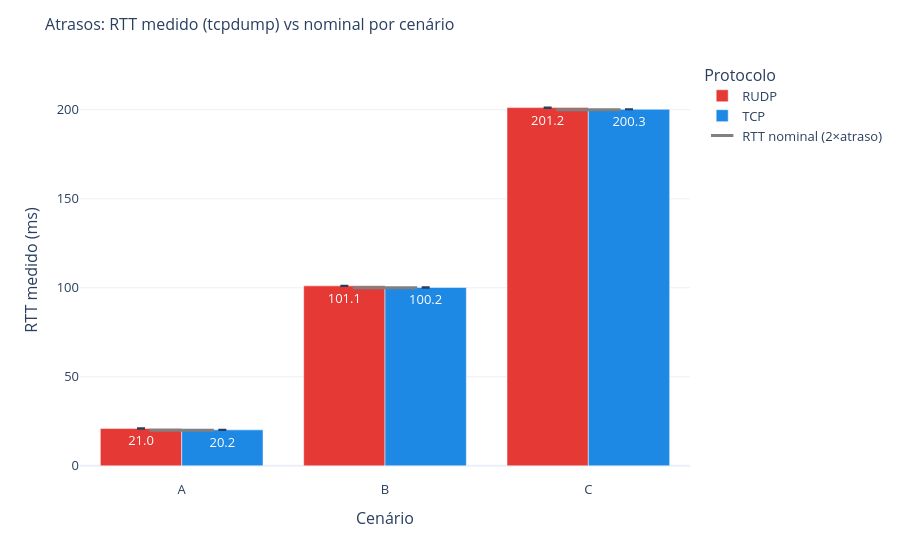

Write notebook code for a chart like this one.
### Markdown cell above
#### Figura 7 — Atrasos: RTT medido (`tcpdump`) vs. nominal

O **RTT** (*round-trip time*) é o tempo de ida-e-volta de um pacote. Como o atraso do
`tc` é aplicado nos dois sentidos, esperamos `RTT ≈ 2 × atraso` (20, 100 e 200 ms para
A, B e C). Medimos o RTT real **diretamente da captura**: a captura é feita no servidor,
então tomamos o intervalo entre os **dois primeiros pacotes cliente→servidor** de cada
transferência — o 1º é o pacote de início (SYN), e o 2º é a resposta do cliente ao
SYN-ACK do servidor, que só chega após **um round-trip completo**. As barras são a
mediana (IC 95% por bootstrap); os tracinhos cinza marcam o RTT nominal de cada cenário.

### Code cell
rtt = pd.read_csv('logs/csv/pcap_rtt.csv')
NOMINAL_RTT = {'A': 20, 'B': 100, 'C': 200}   # ms = 2 × atraso one-way

rows = []
for (m, s), g in rtt.groupby(['mode', 'scenario']):
    x = g['rtt_ms'].to_numpy(dtype=float)
    med = np.median(x); lo, hi = boot_ci(x, np.median)
    rows.append(dict(mode=m, scenario=s, median=med,
                     err_hi=max(hi - med, 0), err_lo=max(med - lo, 0)))
rt = pd.DataFrame(rows)

fig7 = px.bar(rt, x='scenario', y='median', color='mode', barmode='group',
              category_orders=SCEN_ORDER, color_discrete_map=COLORS,
              error_y='err_hi', error_y_minus='err_lo', text_auto='.1f',
              labels={'median': 'RTT medido (ms)', 'scenario': 'Cenário', 'mode': 'Protocolo'})
fig7.add_trace(go.Scatter(
    x=list(NOMINAL_RTT), y=list(NOMINAL_RTT.values()), mode='markers',
    marker=dict(symbol='line-ew', size=46, line=dict(width=3, color='gray')),
    name='RTT nominal (2×atraso)'))
style(fig7, 'Atrasos: RTT medido (tcpdump) vs nominal por cenário')
save_fig(fig7, 'fig7_rtt')
fig7.show()

### Figure 1 — Plotly figure (JSON) as saved in the notebook; plotly's stock layout.template omitted (floating-point values rounded to 4 significant figures)
{"data": [{"alignmentgroup": "True", "error_y": {"array": [0.1155, 0.066, 0.092], "arrayminus": [0.13, 0.0885, 0.153]}, "hovertemplate": "Protocolo=RUDP<br>Cenário=%{x}<br>RTT medido (ms)=%{y}<extra></extra>", "legendgroup": "RUDP", "marker": {"color": "#E53935", "pattern": {"shape": ""}}, "name": "RUDP", "offsetgroup": "RUDP", "orientation": "v", "showlegend": true, "textposition": "auto", "texttemplate": "%{y:.1f}", "type": "bar", "x": ["A", "B", "C"], "xaxis": "x", "y": [21.02, 101.1, 201.2], "yaxis": "y"}, {"alignmentgroup": "True", "error_y": {"array": [0.136, 0.101, 0.072], "arrayminus": [0.0625, 0.123, 0.025]}, "hovertemplate": "Protocolo=TCP<br>Cenário=%{x}<br>RTT medido (ms)=%{y}<extra></extra>", "legendgroup": "TCP", "marker": {"color": "#1E88E5", "pattern": {"shape": ""}}, "name": "TCP", "offsetgroup": "TCP", "orientation": "v", "showlegend": true, "textposition": "auto", "texttemplate": "%{y:.1f}", "type": "bar", "x": ["A", "B", "C"], "xaxis": "x", "y": [20.21, 100.2, 200.3], "yaxis": "y"}, {"marker": {"line": {"color": "gray", "width": 3}, "size": 46, "symbol": "line-ew"}, "mode": "markers", "name": "RTT nominal (2×atraso)", "type": "scatter", "x": ["A", "B", "C"], "y": [20, 100, 200]}], "layout": {"barmode": "group", "font": {"size": 13}, "legend": {"title": {"text": "Protocolo"}, "tracegroupgap": 0}, "margin": {"t": 60}, "title": {"font": {"size": 16}, "text": "Atrasos: RTT medido (tcpdump) vs nominal por cenário"}, "xaxis": {"anchor": "y", "categoryarray": ["A", "B", "C"], "categoryorder": "array", "domain": [0.0, 1.0], "title": {"text": "Cenário"}}, "yaxis": {"anchor": "x", "domain": [0.0, 1.0], "title": {"text": "RTT medido (ms)"}}}}
